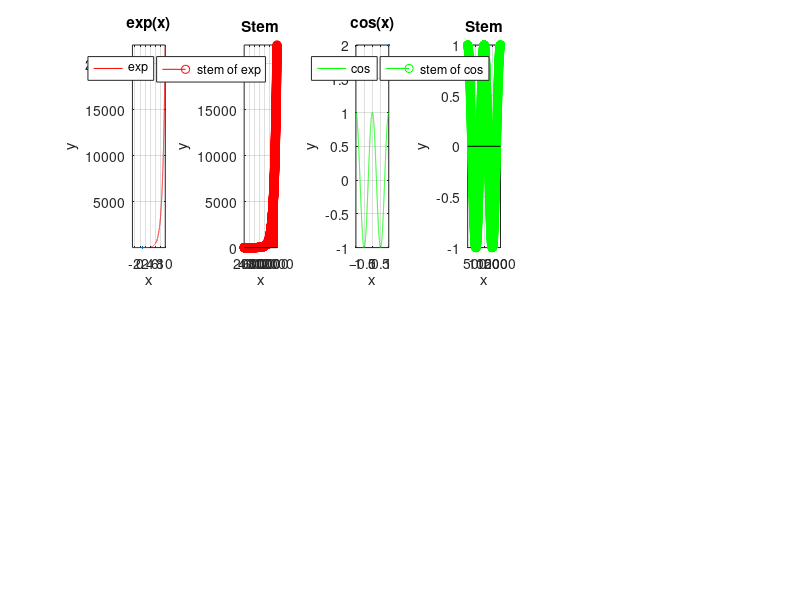

Write the MATLAB code that produced this figure. (Note: this script raises an error after producing the figure.)
clc;
clear;
close all;

x= -3:.001:10;
y=exp(x);

figure;
subplot(2,6,1)
    plot(x,y,'r',LineWidth=2)
        ylabel("y")
        xlabel("x")
        title("exp(x)")
        grid on;
        axis tight
        legend('exp');
subplot(2,6,2)
    stem(y,'r')
        ylabel("y")
        xlabel("x")
        title("Stem")
        legend('stem of exp')
        grid on;
        axis tight

x= -1:.001:1;
f=1;% considered f=1
y=cos(2*pi*f*x);

subplot(2,6,3)
    plot(x,y,'g',LineWidth=2)
        ylabel("y")
        xlabel("x")
        title("cos(x)")
        grid on;
        axis tight
        legend('cos');
subplot(2,6,4)
    stem(y,'g')
        ylabel("y")
        xlabel("x")
        title("Stem")
        legend('stem of cos')
        grid on;
        axis tight

x= -1:.001:3;
x0=1; %we want a step in 1 so we gave x0=1
y=stepfun(x,x0);

subplot(2,6,5)
    plot(x,y,'b',LineWidth=1,LineStyle='--')
        ylabel("y")
        xlabel("x")
        title("unit step")
        grid on;
        axis tight
        legend('step');
subplot(2,6,6)
    stem(y,'b')
        ylabel("y")
        xlabel("x")
        title("Stem")
        legend('stem of step')
        grid on;
        axis tight


[u,t]= gensig("square",5,30);  %is a function for plot waves

subplot(2,6,7)
    plot(t,u,'k',LineWidth=1,LineStyle='-.')
        axis([0 30 -0.5 1.5])
        ylabel("y")
        xlabel("x")
        title("square wave")
        legend('square wave');
        grid on;
subplot(2,6,8)
    stem(t,u,'k')
        axis([0 30 -0.5 1.5])
        ylabel("y")
        xlabel("x")
        title("stem of square wave")
        legend('stem');
        grid on;


ymax=5;
xmin=-15;
xmax= 15;
x0=0;
T=5;
step=0.01;
n=(xmax-xmin)/step;
y=1:n;
x=1:n;

for i=1:n
    x(i)=xmin+i*step;
    y(i)=ymax*abs(((mod(x(i),T))*2/T-1));
end

subplot(2,6,9)
    plot(x,y);
        ylabel("y")
        xlabel("x")
        title("Triangule")
        grid on;
        axis tight
        legend('triangule');
subplot(2,6,10)
    stem(x,y)
        ylabel("y")
        xlabel("x")
        title("stem of triangule wave")
        grid on;
        axis tight
        legend('stem');


chirp = dsp.Chirp('SweepDirection', 'Bidirectional','TargetFrequency', 25,'InitialFrequency', 0,'TargetTime', 1,'SweepTime', 1,'SamplesPerFrame', 400,'SampleRate', 400);

subplot(2,6,11)
    plot(chirp(),'m',LineWidth=1);
        ylabel("y")
        xlabel("x")
        title("chirp")
        grid on;
        axis tight
        legend('chirp');
subplot(2,6,12)
    stem(chirp(),'m')
        ylabel("y")
        xlabel("x")
        title("stem of chirp")
        grid on;
        axis tight
        legend('stem');